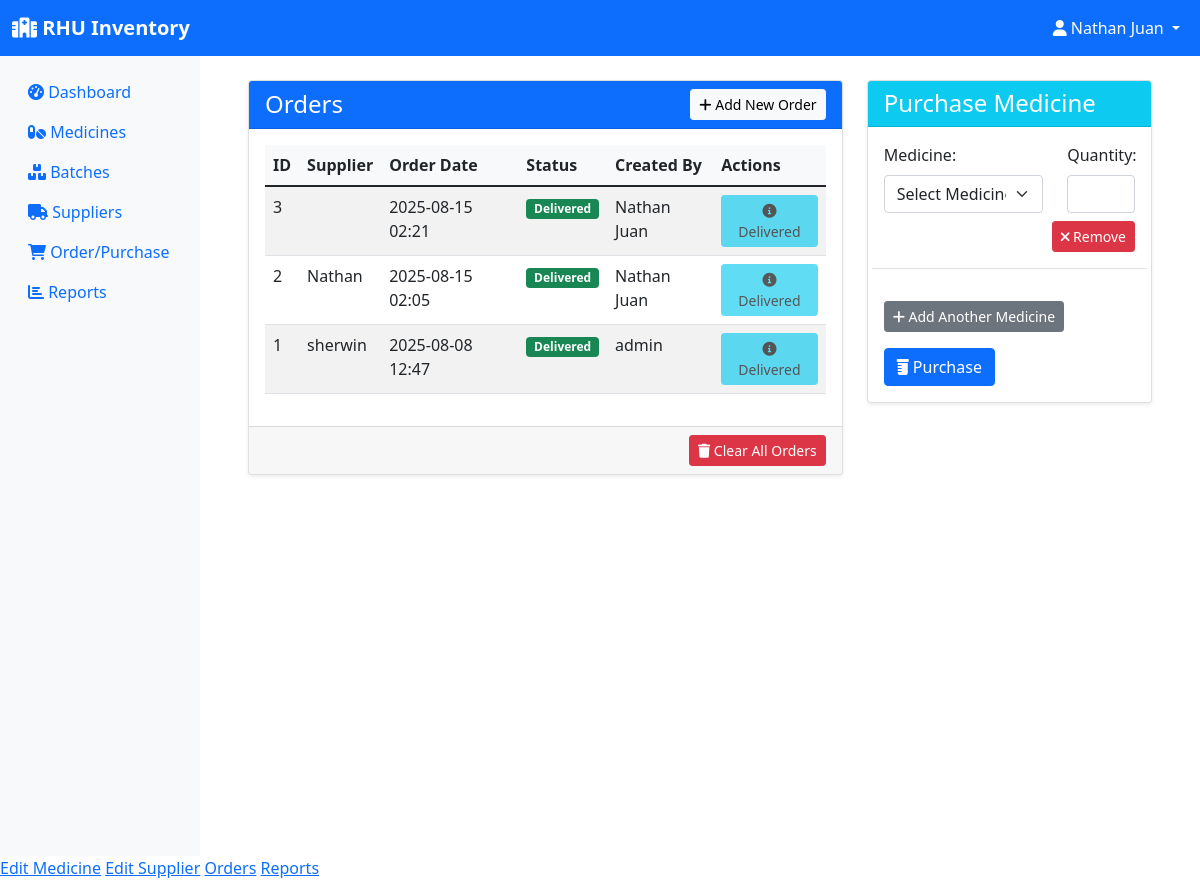
/orders (signed in), run on an earlier commit of the app's database.
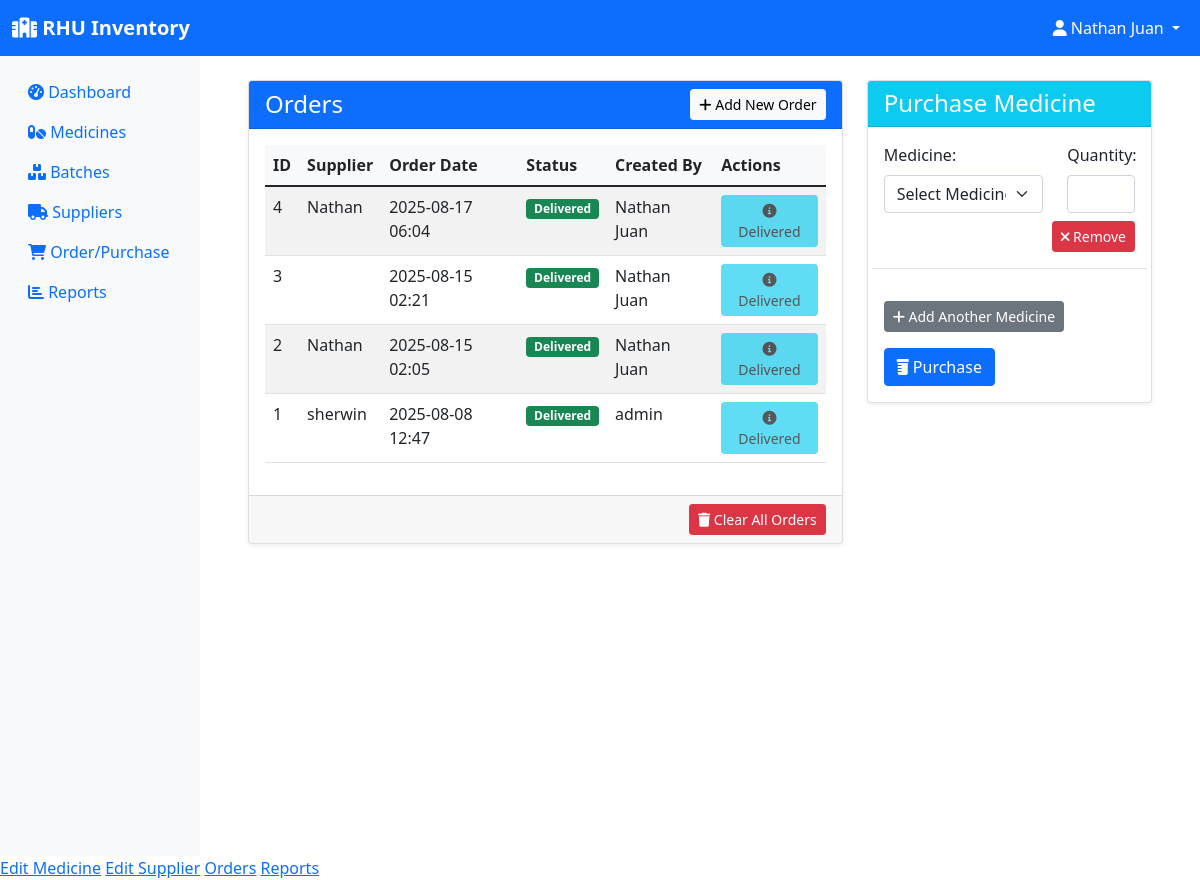
And on a later commit of the database.
### models.py (models this page shows, shortened)
class Order(db.Model):
    id = db.Column(db.Integer, primary_key=True)
    supplier_id = db.Column(db.Integer, db.ForeignKey('supplier.id'), nullable=False)
    order_date = db.Column(db.DateTime, default=datetime.utcnow)
    status = db.Column(db.String(20), default='pending')  # pending, delivered, cancelled
    created_by = db.Column(db.Integer, db.ForeignKey('user.id'), nullable=False)
    items = db.relationship('OrderItem', backref='order', lazy=True, cascade='all, delete-orphan')
    creator = db.relationship('User', backref='orders')

class User(UserMixin, db.Model):
    id = db.Column(db.Integer, primary_key=True)
    username = db.Column(db.String(150), unique=True, nullable=False)
    password = db.Column(db.String(256), nullable=False)
    role = db.Column(db.String(20), nullable=False, default='employee')  # pharmacist, manager, assistant
    email = db.Column(db.String(120), unique=True, nullable=False)
    created_at = db.Column(db.DateTime, default=datetime.utcnow)

class Supplier(db.Model):
    id = db.Column(db.Integer, primary_key=True)
    name = db.Column(db.String(100), nullable=False)
    contact_person = db.Column(db.String(100))
    phone = db.Column(db.String(20))
    email = db.Column(db.String(120))
    address = db.Column(db.String(200))
    created_at = db.Column(db.DateTime, default=datetime.utcnow)
    medicines = db.relationship('Medicine', backref='supplier', lazy=True)
    orders = db.relationship('Order', backref='supplier', lazy=True)

### app.py (the view)
@app.route('/orders')
@login_required
def orders():
    orders = Order.query.order_by(Order.order_date.desc()).all()
    medicines = db.session.query(Medicine).join(Batch).group_by(Medicine.id).having(func.sum(Batch.quantity) > 0).all()
    return render_template('orders.html', orders=orders, medicines=medicines)

### app.py (called while the page is built)
@login_manager.user_loader
def load_user(user_id):
    return User.query.get(int(user_id))

### models.py (called while the page is built)
    @property
    def total_quantity(self):
        return sum(batch.quantity for batch in self.batches)

### templates/orders.html (shortened to what the changed rows need)
{% extends "base.html" %}
{% block content %}
<div class="container-fluid mt-4">
    <div class="row">
        <div class="col-md-8">
            <div class="card shadow-sm">
                <div class="card-body">
                    <div class="table-responsive">
                        <table class="table table-hover table-striped">
                            <thead>
                                <tr>
                                    <th>ID</th>
                                    <th>Supplier</th>
                                    <th>Order Date</th>
                                    <th>Status</th>
                                    <th>Created By</th>
                                    <th>Actions</th>
                                </tr>
                            </thead>
                            <tbody>
                                {% for order in orders %}
                                <tr>
                                    <td>{{ order.id }}</td>
                                    <td>{{ order.supplier.name }}</td>
                                    <td>{{ order.order_date.strftime('%Y-%m-%d %H:%M') }}</td>
                                    <td>
                                        <span class="badge {% if order.status == 'pending' %}bg-warning{% elif order.status == 'delivered' %}bg-success{% elif order.status == 'cancelled' %}bg-danger{% else %}bg-secondary{% endif %}">
                                            {{ order.status.capitalize() }}
                                        </span>
                                    </td>
                                    <td>{{ order.creator.username }}</td>
                                    <td>
                                        {% if order.status == 'pending' %}
                                            {% if current_user.role in ['admin', 'sub-admin'] %}
                                                <form action="{{ url_for('process_order', id=order.id) }}" method="POST" style="display:inline;">
                                                    <button type="submit" class="btn btn-success btn-sm" title="Process Order">
                                                        <i class="fas fa-check-circle"></i> Process
                                                    </button>
                                                </form>
                                            {% endif %}
                                            {% if current_user.role == 'admin' %}
                                                <form action="{{ url_for('cancel_order', id=order.id) }}" method="POST" style="display:inline;" onsubmit="return confirm('Are you sure you want to cancel this order?');">
                                                    <button type="submit" class="btn btn-danger btn-sm" title="Cancel Order">
                                                        <i class="fas fa-times-circle"></i> Cancel
                                                    </button>
                                                </form>
                                            {% endif %}
                                        {% else %}
                                            <button class="btn btn-info btn-sm" disabled>
                                                <i class="fas fa-info-circle"></i> {{ order.status.capitalize() }}
                                            </button>
                                        {% endif %}
                                    </td>
                                </tr>
                                {% endfor %}
                            </tbody>
                        </table>
                    </div>
                </div>
            </div>
        </div>
    </div>
</div>
{% endblock %}

What changed in the data, as far as the page shows it:
added Order: id "4", supplier.name "Nathan", order_date "2025-08-17 06:04", status "Delivered", creator.username "Nathan Juan"
